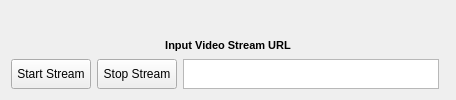
      <widget class="QWidget" name="tab_2">
       <property name="sizePolicy">
        <sizepolicy hsizetype="Expanding" vsizetype="Expanding">
         <horstretch>0</horstretch>
         <verstretch>0</verstretch>
        </sizepolicy>
       </property>
       <attribute name="title">
        <string>Video</string>
       </attribute>
       <layout class="QGridLayout" name="gridLayout_3">
        <item row="0" column="0">
         <layout class="QGridLayout" name="gridLayout_6" rowstretch="9,0,0" columnstretch="1,0,0,0">
          <item row="1" column="0" colspan="4">
           <widget class="QLabel" name="label_17">
            <property name="sizePolicy">
             <sizepolicy hsizetype="Expanding" vsizetype="Expanding">
              <horstretch>0</horstretch>
              <verstretch>0</verstretch>
             </sizepolicy>
            </property>
            <property name="minimumSize">
             <size>
              <width>0</width>
              <height>16</height>
             </size>
            </property>
            <property name="maximumSize">
             <size>
              <width>16777215</width>
              <height>40</height>
             </size>
            </property>
            <property name="font">
             <font>
              <family>MS Shell Dlg 2</family>
              <pointsize>8</pointsize>
              <weight>75</weight>
              <italic>false</italic>
              <bold>true</bold>
             </font>
            </property>
            <property name="layoutDirection">
             <enum>Qt::LeftToRight</enum>
            </property>
            <property name="text">
             <string>Input Video Stream URL</string>
            </property>
            <property name="alignment">
             <set>Qt::AlignCenter</set>
            </property>
           </widget>
          </item>
          <item row="2" column="2">
           <widget class="QPlainTextEdit" name="streamLinkBox">
            <property name="minimumSize">
             <size>
              <width>200</width>
              <height>20</height>
             </size>
            </property>
            <property name="maximumSize">
             <size>
              <width>16777215</width>
              <height>30</height>
             </size>
            </property>
           </widget>
          </item>
          <item row="0" column="0" colspan="4">
           <widget class="QLabel" name="videoStream">
            <property name="sizePolicy">
             <sizepolicy hsizetype="Expanding" vsizetype="Expanding">
              <horstretch>0</horstretch>
              <verstretch>0</verstretch>
             </sizepolicy>
            </property>
            <property name="minimumSize">
             <size>
              <width>0</width>
              <height>0</height>
             </size>
            </property>
            <property name="text">
             <string/>
            </property>
            <property name="scaledContents">
             <bool>true</bool>
            </property>
           </widget>
          </item>
          <item row="2" column="1">
           <widget class="QPushButton" name="stopStreamButton">
            <property name="maximumSize">
             <size>
              <width>90</width>
              <height>30</height>
             </size>
            </property>
            <property name="text">
             <string>Stop Stream</string>
            </property>
           </widget>
          </item>
          <item row="2" column="0">
           <widget class="QPushButton" name="startStreamButton">
            <property name="sizePolicy">
             <sizepolicy hsizetype="Expanding" vsizetype="Expanding">
              <horstretch>0</horstretch>
              <verstretch>0</verstretch>
             </sizepolicy>
            </property>
            <property name="maximumSize">
             <size>
              <width>90</width>
              <height>30</height>
             </size>
            </property>
            <property name="text">
             <string>Start Stream</string>
            </property>
           </widget>
          </item>
         </layout>
        </item>
       </layout>
      </widget>
